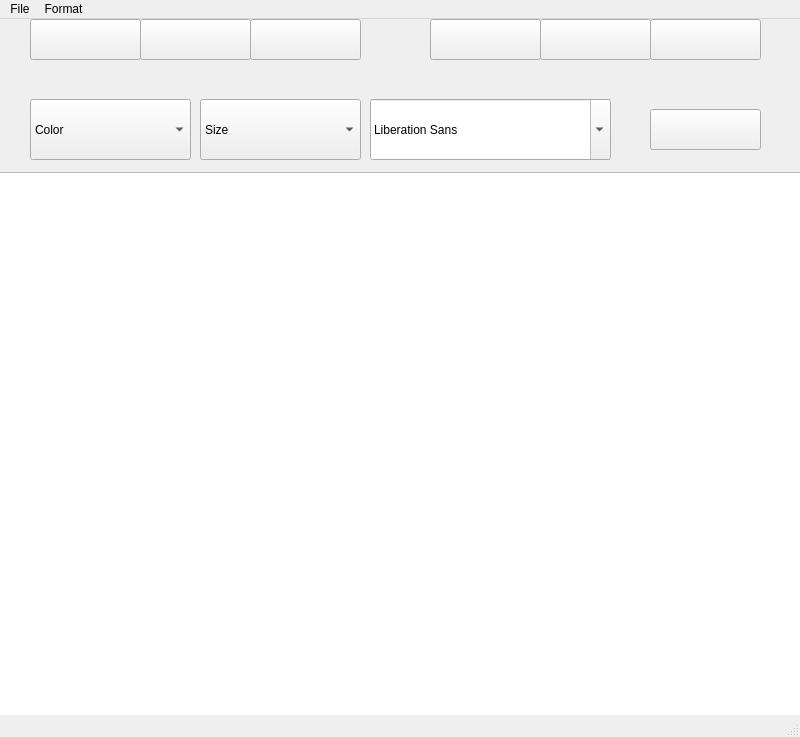
<?xml version="1.0" encoding="UTF-8"?>
<ui version="4.0">
 <class>MainWindow</class>
 <widget class="QMainWindow" name="MainWindow">
  <property name="geometry">
   <rect>
    <x>0</x>
    <y>0</y>
    <width>800</width>
    <height>737</height>
   </rect>
  </property>
  <property name="windowTitle">
   <string>MainWindow</string>
  </property>
  <property name="autoFillBackground">
   <bool>false</bool>
  </property>
  <property name="styleSheet">
   <string notr="true"/>
  </property>
  <widget class="QWidget" name="centralwidget">
   <widget class="QWidget" name="widget" native="true">
    <property name="geometry">
     <rect>
      <x>0</x>
      <y>0</y>
      <width>791</width>
      <height>151</height>
     </rect>
    </property>
    <widget class="QPushButton" name="leftAlignmentButton">
     <property name="geometry">
      <rect>
       <x>30</x>
       <y>0</y>
       <width>111</width>
       <height>41</height>
      </rect>
     </property>
     <property name="cursor">
      <cursorShape>PointingHandCursor</cursorShape>
     </property>
     <property name="styleSheet">
      <string notr="true"/>
     </property>
     <property name="text">
      <string/>
     </property>
     <property name="icon">
      <iconset>
       <normaloff>../build-TextEDV2-Desktop_Qt_5_13_1_MSVC2015_64bit-Debug/resources/pixmaps/left.png</normaloff>../build-TextEDV2-Desktop_Qt_5_13_1_MSVC2015_64bit-Debug/resources/pixmaps/left.png</iconset>
     </property>
     <property name="checkable">
      <bool>true</bool>
     </property>
    </widget>
    <widget class="QPushButton" name="justifyAlignmentButton">
     <property name="geometry">
      <rect>
       <x>140</x>
       <y>0</y>
       <width>111</width>
       <height>41</height>
      </rect>
     </property>
     <property name="cursor">
      <cursorShape>PointingHandCursor</cursorShape>
     </property>
     <property name="styleSheet">
      <string notr="true"/>
     </property>
     <property name="text">
      <string/>
     </property>
     <property name="icon">
      <iconset>
       <normaloff>../build-TextEDV2-Desktop_Qt_5_13_1_MSVC2015_64bit-Debug/resources/pixmaps/justify.png</normaloff>../build-TextEDV2-Desktop_Qt_5_13_1_MSVC2015_64bit-Debug/resources/pixmaps/justify.png</iconset>
     </property>
     <property name="checkable">
      <bool>true</bool>
     </property>
     <property name="checked">
      <bool>false</bool>
     </property>
     <property name="autoRepeat">
      <bool>false</bool>
     </property>
    </widget>
    <widget class="QPushButton" name="rightAlignmentButton">
     <property name="geometry">
      <rect>
       <x>250</x>
       <y>0</y>
       <width>111</width>
       <height>41</height>
      </rect>
     </property>
     <property name="cursor">
      <cursorShape>PointingHandCursor</cursorShape>
     </property>
     <property name="styleSheet">
      <string notr="true"/>
     </property>
     <property name="text">
      <string/>
     </property>
     <property name="icon">
      <iconset>
       <normaloff>../build-TextEDV2-Desktop_Qt_5_13_1_MSVC2015_64bit-Debug/resources/pixmaps/right.png</normaloff>../build-TextEDV2-Desktop_Qt_5_13_1_MSVC2015_64bit-Debug/resources/pixmaps/right.png</iconset>
     </property>
    </widget>
    <widget class="QPushButton" name="boldButton">
     <property name="geometry">
      <rect>
       <x>430</x>
       <y>0</y>
       <width>111</width>
       <height>41</height>
      </rect>
     </property>
     <property name="cursor">
      <cursorShape>PointingHandCursor</cursorShape>
     </property>
     <property name="styleSheet">
      <string notr="true"/>
     </property>
     <property name="text">
      <string/>
     </property>
     <property name="icon">
      <iconset>
       <normaloff>../build-TextEDV2-Desktop_Qt_5_13_1_MSVC2015_64bit-Debug/resources/pixmaps/Bold.png</normaloff>../build-TextEDV2-Desktop_Qt_5_13_1_MSVC2015_64bit-Debug/resources/pixmaps/Bold.png</iconset>
     </property>
    </widget>
    <widget class="QPushButton" name="italicButton">
     <property name="geometry">
      <rect>
       <x>540</x>
       <y>0</y>
       <width>111</width>
       <height>41</height>
      </rect>
     </property>
     <property name="cursor">
      <cursorShape>PointingHandCursor</cursorShape>
     </property>
     <property name="styleSheet">
      <string notr="true"/>
     </property>
     <property name="text">
      <string/>
     </property>
     <property name="icon">
      <iconset>
       <normaloff>../build-TextEDV2-Desktop_Qt_5_13_1_MSVC2015_64bit-Debug/resources/pixmaps/Italic.png</normaloff>../build-TextEDV2-Desktop_Qt_5_13_1_MSVC2015_64bit-Debug/resources/pixmaps/Italic.png</iconset>
     </property>
    </widget>
    <widget class="QPushButton" name="normalButton">
     <property name="geometry">
      <rect>
       <x>650</x>
       <y>0</y>
       <width>111</width>
       <height>41</height>
      </rect>
     </property>
     <property name="cursor">
      <cursorShape>PointingHandCursor</cursorShape>
     </property>
     <property name="styleSheet">
      <string notr="true"/>
     </property>
     <property name="text">
      <string/>
     </property>
     <property name="icon">
      <iconset>
       <normaloff>../build-TextEDV2-Desktop_Qt_5_13_1_MSVC2015_64bit-Debug/resources/pixmaps/Normal.png</normaloff>../build-TextEDV2-Desktop_Qt_5_13_1_MSVC2015_64bit-Debug/resources/pixmaps/Normal.png</iconset>
     </property>
    </widget>
    <widget class="QComboBox" name="colorComboBox">
     <property name="geometry">
      <rect>
       <x>30</x>
       <y>80</y>
       <width>161</width>
       <height>61</height>
      </rect>
     </property>
     <item>
      <property name="text">
       <string>Color</string>
      </property>
     </item>
     <item>
      <property name="text">
       <string>Black</string>
      </property>
      <property name="icon">
       <iconset>
        <normaloff>../build-TextEDV2-Desktop_Qt_5_13_1_MSVC2015_64bit-Debug/resources/pixmaps/black.png</normaloff>../build-TextEDV2-Desktop_Qt_5_13_1_MSVC2015_64bit-Debug/resources/pixmaps/black.png</iconset>
      </property>
     </item>
     <item>
      <property name="text">
       <string>Orange</string>
      </property>
      <property name="icon">
       <iconset>
        <normaloff>../build-TextEDV2-Desktop_Qt_5_13_1_MSVC2015_64bit-Debug/resources/pixmaps/orange.png</normaloff>../build-TextEDV2-Desktop_Qt_5_13_1_MSVC2015_64bit-Debug/resources/pixmaps/orange.png</iconset>
      </property>
     </item>
     <item>
      <property name="text">
       <string>Red</string>
      </property>
      <property name="icon">
       <iconset>
        <normaloff>../build-TextEDV2-Desktop_Qt_5_13_1_MSVC2015_64bit-Debug/resources/pixmaps/red.png</normaloff>../build-TextEDV2-Desktop_Qt_5_13_1_MSVC2015_64bit-Debug/resources/pixmaps/red.png</iconset>
      </property>
     </item>
     <item>
      <property name="text">
       <string>Blue</string>
      </property>
      <property name="icon">
       <iconset>
        <normaloff>../build-TextEDV2-Desktop_Qt_5_13_1_MSVC2015_64bit-Debug/resources/pixmaps/blue.png</normaloff>../build-TextEDV2-Desktop_Qt_5_13_1_MSVC2015_64bit-Debug/resources/pixmaps/blue.png</iconset>
      </property>
     </item>
     <item>
      <property name="text">
       <string>Green</string>
      </property>
      <property name="icon">
       <iconset>
        <normaloff>../build-TextEDV2-Desktop_Qt_5_13_1_MSVC2015_64bit-Debug/resources/pixmaps/green.png</normaloff>../build-TextEDV2-Desktop_Qt_5_13_1_MSVC2015_64bit-Debug/resources/pixmaps/green.png</iconset>
      </property>
     </item>
     <item>
      <property name="text">
       <string>Yellow</string>
      </property>
      <property name="icon">
       <iconset>
        <normaloff>../build-TextEDV2-Desktop_Qt_5_13_1_MSVC2015_64bit-Debug/resources/pixmaps/yellow.png</normaloff>../build-TextEDV2-Desktop_Qt_5_13_1_MSVC2015_64bit-Debug/resources/pixmaps/yellow.png</iconset>
      </property>
     </item>
    </widget>
    <widget class="QComboBox" name="sizeComboBox">
     <property name="geometry">
      <rect>
       <x>200</x>
       <y>80</y>
       <width>161</width>
       <height>61</height>
      </rect>
     </property>
     <item>
      <property name="text">
       <string>Size</string>
      </property>
     </item>
     <item>
      <property name="text">
       <string>10</string>
      </property>
     </item>
     <item>
      <property name="text">
       <string>12</string>
      </property>
     </item>
     <item>
      <property name="text">
       <string>14</string>
      </property>
     </item>
     <item>
      <property name="text">
       <string>16</string>
      </property>
     </item>
     <item>
      <property name="text">
       <string>18</string>
      </property>
     </item>
     <item>
      <property name="text">
       <string>24</string>
      </property>
     </item>
     <item>
      <property name="text">
       <string>32</string>
      </property>
     </item>
     <item>
      <property name="text">
       <string>48</string>
      </property>
     </item>
     <item>
      <property name="text">
       <string>72</string>
      </property>
     </item>
    </widget>
    <widget class="QFontComboBox" name="fontComboBox">
     <property name="geometry">
      <rect>
       <x>370</x>
       <y>80</y>
       <width>241</width>
       <height>61</height>
      </rect>
     </property>
    </widget>
    <widget class="QPushButton" name="clearButton">
     <property name="geometry">
      <rect>
       <x>650</x>
       <y>90</y>
       <width>111</width>
       <height>41</height>
      </rect>
     </property>
     <property name="cursor">
      <cursorShape>PointingHandCursor</cursorShape>
     </property>
     <property name="styleSheet">
      <string notr="true"/>
     </property>
     <property name="text">
      <string/>
     </property>
     <property name="icon">
      <iconset>
       <normaloff>../build-TextEDV2-Desktop_Qt_5_13_1_MSVC2015_64bit-Debug/resources/pixmaps/clear.png</normaloff>../build-TextEDV2-Desktop_Qt_5_13_1_MSVC2015_64bit-Debug/resources/pixmaps/clear.png</iconset>
     </property>
    </widget>
   </widget>
   <widget class="QTextEdit" name="textEdit">
    <property name="geometry">
     <rect>
      <x>-7</x>
      <y>153</y>
      <width>811</width>
      <height>571</height>
     </rect>
    </property>
   </widget>
  </widget>
  <widget class="QMenuBar" name="menubar">
   <property name="geometry">
    <rect>
     <x>0</x>
     <y>0</y>
     <width>800</width>
     <height>19</height>
    </rect>
   </property>
   <widget class="QMenu" name="menuHello">
    <property name="title">
     <string>File</string>
    </property>
    <addaction name="actionNew_Window"/>
    <addaction name="actionOpen"/>
    <addaction name="actionSave"/>
    <addaction name="actionSave_as"/>
    <addaction name="separator"/>
    <addaction name="actionExit"/>
   </widget>
   <widget class="QMenu" name="menuFormat">
    <property name="title">
     <string>Format</string>
    </property>
    <addaction name="actionFont"/>
   </widget>
   <addaction name="menuHello"/>
   <addaction name="menuFormat"/>
  </widget>
  <widget class="QStatusBar" name="statusbar"/>
  <action name="actionNew_Window">
   <property name="icon">
    <iconset>
     <normaloff>../build-TextEDV2-Desktop_Qt_5_13_1_MSVC2015_64bit-Debug/resources/pixmaps/new.png</normaloff>../build-TextEDV2-Desktop_Qt_5_13_1_MSVC2015_64bit-Debug/resources/pixmaps/new.png</iconset>
   </property>
   <property name="text">
    <string>New Window</string>
   </property>
   <property name="shortcut">
    <string>Ctrl+Shift+N</string>
   </property>
  </action>
  <action name="actionOpen">
   <property name="icon">
    <iconset>
     <normaloff>../build-TextEDV2-Desktop_Qt_5_13_1_MSVC2015_64bit-Debug/resources/pixmaps/open.png</normaloff>../build-TextEDV2-Desktop_Qt_5_13_1_MSVC2015_64bit-Debug/resources/pixmaps/open.png</iconset>
   </property>
   <property name="text">
    <string>Open</string>
   </property>
   <property name="shortcut">
    <string>Ctrl+O</string>
   </property>
  </action>
  <action name="actionSave">
   <property name="icon">
    <iconset>
     <normaloff>../build-TextEDV2-Desktop_Qt_5_13_1_MSVC2015_64bit-Debug/resources/pixmaps/save.png</normaloff>../build-TextEDV2-Desktop_Qt_5_13_1_MSVC2015_64bit-Debug/resources/pixmaps/save.png</iconset>
   </property>
   <property name="text">
    <string>Save</string>
   </property>
   <property name="shortcut">
    <string>Ctrl+S</string>
   </property>
  </action>
  <action name="actionSave_as">
   <property name="icon">
    <iconset>
     <normaloff>../build-TextEDV2-Desktop_Qt_5_13_1_MSVC2015_64bit-Debug/resources/pixmaps/saveas.png</normaloff>../build-TextEDV2-Desktop_Qt_5_13_1_MSVC2015_64bit-Debug/resources/pixmaps/saveas.png</iconset>
   </property>
   <property name="text">
    <string>Save as</string>
   </property>
   <property name="shortcut">
    <string>Ctrl+Alt+S</string>
   </property>
  </action>
  <action name="actionExit">
   <property name="icon">
    <iconset>
     <normaloff>../build-TextEDV2-Desktop_Qt_5_13_1_MSVC2015_64bit-Debug/resources/pixmaps/quit.png</normaloff>../build-TextEDV2-Desktop_Qt_5_13_1_MSVC2015_64bit-Debug/resources/pixmaps/quit.png</iconset>
   </property>
   <property name="text">
    <string>Exit</string>
   </property>
   <property name="shortcut">
    <string>Ctrl+Q</string>
   </property>
  </action>
  <action name="actionFont">
   <property name="text">
    <string>Font...</string>
   </property>
  </action>
 </widget>
 <resources/>
 <connections/>
</ui>
